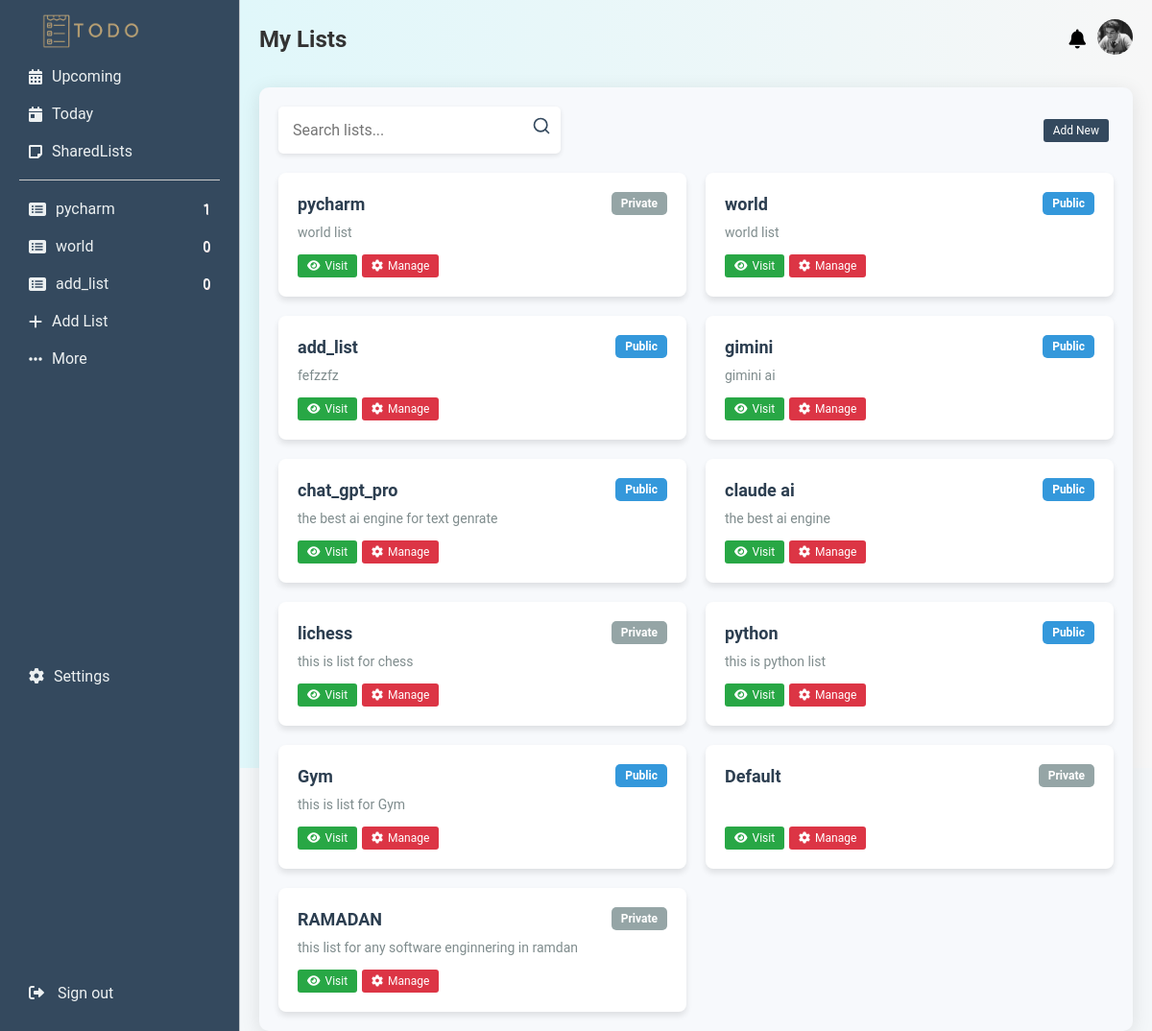
The page /my_lists/ (signed in) on the database its author committed.
### base/models.py (models this page shows, shortened)
class ToDoList(models.Model):
    id = models.UUIDField(primary_key=True, default=uuid.uuid4, editable=False)
    user = models.ForeignKey(CustomUser, on_delete=models.CASCADE, related_name='todo_lists')
    name = models.CharField(max_length=255)
    description = models.TextField()
    created_at = models.DateTimeField(auto_now_add=True)
    updated_at = models.DateTimeField(auto_now=True)
    is_private = models.BooleanField(default=True)
    icon = models.CharField(max_length=50, default='fa-list-alt')
    class Meta:
        verbose_name = "To-Do List"
        verbose_name_plural = "To-Do Lists"

### base/views.py (the view)
# urls.py: path('my_lists/', views.lists_view, name='lists_view'),
@login_required
def lists_view(request):
    custom_user = CustomUser.objects.get(user = request.user)
    search_query = request.GET.get('search','')
    if search_query:
        user_lists = ToDoList.objects.filter(user = custom_user,name__icontains=search_query).order_by('-updated_at')
    else:
        user_lists = ToDoList.objects.filter(user = custom_user).order_by('-updated_at')
    if user_lists.exists():
       return render(request,'base/user_lists.html',{'user_lists':user_lists,'title':' My Lists','search_query':search_query} )
    else:
        messages.info(request,'There is no lists')
    return render(request,'base/user_lists.html',{'user_lists':user_lists} )

### base/context_processors.py (called while the page is built)
def user_info(request):
    if request.user.is_authenticated:
        try:
            user_profile = CustomUser.objects.get(user = request.user)
            return {
                'user':user_profile,
                'image_profile':user_profile.image_profile
            }
        except:
            print('there is error ')
    return{}

def side_bare_links(request):
    if request.user.is_authenticated:
        custom_user = CustomUser.objects.get(user=request.user)
        user_last_lists = ToDoList.objects.filter(user=custom_user).annotate(task_count=Count('tasks')).order_by('-updated_at')[:3]
        return {'custom_user': custom_user, 'user_last_lists': user_last_lists}
    return {'custom_user': None, 'user_last_lists': []}

### base/templates/base/user_lists.html
{% extends 'base/base.html' %}
{% load static %}
{% block extra_css %}
<link rel="stylesheet" href="{% static 'css/user_lists.css' %}">
{% endblock extra_css %}
{% block content %}
<div class="container_user_lists">
    <div class="header">
        <div class="search-container">
            <form action="">
            <input type="text" class="search-input" name='search' placeholder="Search lists..." value='{{search_query}}'>
            <button class="search-btn" type='submit'>
                <svg xmlns="http://www.w3.org/2000/svg" width="20" height="20" viewBox="0 0 24 24" fill="none" stroke="currentColor" stroke-width="2" stroke-linecap="round" stroke-linejoin="round">
                    <circle cx="11" cy="11" r="8"></circle>
                    <line x1="21" y1="21" x2="16.65" y2="16.65"></line>
                </svg>
            </button>
        </form>
        </div>
        <a href="{% url 'create_todo_list' %}" class="btn add-list-btn">Add New</a>
    </div>
    <div class="list-container">
        {% for list in user_lists %}
            <div class="todo-list-card">
                <div class="list-header">
                    <h3>{{ list.name }}</h3>
                    <span class="list-status {% if list.is_private %}private{% else %}public{% endif %}">
                        {{ list.is_private|yesno:"Private,Public" }}
                    </span>
                </div>
                <p class="list-description">{{ list.description }}</p>
                <div class="list-actions">
                    <a href="{% url 'tasks_for_list' list_id=list.id %}" class="btn visit-btn">
                        <i class="fas fa-eye"></i>
                             Visit
                    </a>
                    <a href="{% url 'edit_todo_list' list.id %}" class="btn manage-btn">
                        <i class="fas fa-cog"></i> Manage
                    </a>
                </div>
            </div>
        {% empty %}
            <p>No lists available.</p>
        {% endfor %}
    </div>
</div>
{% endblock %}

### base/templates/base/sidebar.html (shortened to what this page needs)
{% load static %}
{% block extra_css %}
  <link rel="stylesheet" href=" {% static 'css/side_bare_hero.css' %}">
{% endblock extra_css %}
<div class="sidebar">
  <a href=" {% url 'home' %}"> <img src="{% static 'logo/todo-removebg-preview.png' %}" alt="logo" class='logo'> </a>
  <div class="tasks">
    <div class="task-item">
      <i class="fas fa-calendar-alt"></i>
      <a>Upcoming</a>
    </div>
    <div class="task-item active">
      <i class="fas fa-calendar-day"></i>
      <a href="{% url 'today_tasks' %}">Today</a>
    </div>
    <div class="task-item">
      <i class="fas fa-sticky-note"></i>
      <a href='{% url 'shared_list' %}'>SharedLists</a>
    </div>
  </div>
  <hr>
  <div class="lists">
    {% for list in user_last_lists %}
    <div class="list-item">
      <i class="fa {{list.icon}}"></i>
      <a href="{% url 'tasks_for_list' list_id=list.id %}">{{ list.name }}</a>
      <span class="task-count">{{ list.task_count }}</span>
    </div>
    {% endfor %}
    <div class="add-new-list">
        <i class="fas fa-plus"></i>
      <a href='{% url 'create_todo_list' %}'>
        Add List
      </a>
    </div>
    <div class="more-link">
      <i class="fas fa-ellipsis-h"></i>
      <a href="{% url 'lists_view' %}">More</a>
    </div>
  </div>
  <div class="settings">
    <i class="fas fa-cog"></i>
    <a>Settings</a>
  </div>
  <div class="sign-out">
    <a href="{% url 'logout' %}">
      <i class="fas fa-sign-out-alt"></i>
      <span>Sign out</span>
    </a>
  </div>
</div>

### base/static/css/style.css (style rules this page uses)
* { margin: 0; padding: 0; box-sizing: border-box; font-family: "Roboto", system-ui; }
body { font-family: Arial, sans-serif; background-color: #F4F7F9; }

### base/static/css/user_lists.css (style rules this page uses)
a { all: unset; }
.container_user_lists { max-width: 1200px; margin: 30px auto; padding: 20px; background-color: #f7f9fc; border-radius: 10px; box-shadow: 0 4px 20px rgba(0, 0, 0, 0.1); }
.header { display: flex; justify-content: space-between; align-items: center; margin-bottom: 20px; }
.search-container { display: flex; align-items: center; background-color: white; border-radius: 5px; padding: 5px; box-shadow: 0 2px 5px rgba(0, 0, 0, 0.1); }
.search-input { border: none; padding: 10px; font-size: 16px; width: 250px; outline: none; }
.search-btn { background: none; border: none; cursor: pointer; padding: 5px; }
.search-btn svg { color: #34495e; }
.add-list-btn { padding: 10px 20px; background-color: #34495e; color: white; border: none; border-radius: 5px; font-size: 16px; cursor: pointer; transition: background-color 0.3s; text-decoration: none; }
.list-container { display: grid; grid-template-columns: repeat(auto-fill, minmax(300px, 1fr)); gap: 20px; }
.todo-list-card { background-color: white; border-radius: 8px; padding: 20px; box-shadow: 0 4px 6px rgba(0, 0, 0, 0.1); display: flex; flex-direction: column; transition: transform 0.3s ease, box-shadow 0.3s ease; height: 100%; }
.list-header { display: flex; justify-content: space-between; align-items: center; margin-bottom: 10px; }
.todo-list-card h3 { margin: 0; color: #2c3e50; font-size: 18px; font-weight: bold; }
.list-status { padding: 5px 10px; border-radius: 5px; font-size: 12px; font-weight: bold; }
.list-status.public { background-color: #3498db; color: white; }
.list-status.private { background-color: #95a5a6; color: white; }
.list-description { margin: 0 0 15px; color: #7f8c8d; font-size: 14px; flex-grow: 1; overflow: hidden; display: -webkit-box; -webkit-line-clamp: 3; -webkit-box-orient: vertical; }
.list-actions { display: flex; justify-content: flex-start; margin-top: auto; }
.btn { padding: 5px 10px; border: none; border-radius: 3px; font-size: 12px; cursor: pointer; transition: background-color 0.3s; text-decoration: none; display: flex; align-items: center; margin-right: 5px; }
.visit-btn { background-color: #28a745; color: white; }
.visit-btn i { margin-right: 5px; }
.manage-btn { background-color: #dc3545; color: white; }
.manage-btn i { margin-right: 5px; }

### base/static/css/side_bare_hero.css (style rules this page uses)
.logo { height: 35px; width: auto; margin-top: -5px; margin-bottom: 6px; }
a { text-decoration: none; }
.sidebar { background-color: #34495E; border-right: 1px solid #BDC3C7; padding: 20px; width: 250px; display: flex; flex-direction: column; position: fixed; height: 100%; top: 0; left: 0; overflow-y: auto; z-index: 1000; }
.tasks .task-item, .lists .list-item, .tags .tag-item , .add-new-list, .add-new-tag, .settings, .sign-out { display: flex; align-items: center; padding: 10px; border-radius: 8px; cursor: pointer; -webkit-border-radius: 8px; -moz-border-radius: 8px; -ms-border-radius: 8px; -o-border-radius: 8px; }
.tasks .task-item i, .lists .list-item i, .tags .tag-item i { margin-right: 10px; font-size: 16px; }
.tasks .task-item .task-count, .lists .list-item .task-count { margin-left: auto; font-size: 14px; color: #ffffff; text-shadow: 0.5px 0.5px #ffe6e6; }
.add-new-list, .add-new-tag, .more-link { display: flex; align-items: center; padding: 10px; border-radius: 5px; cursor: pointer; color: #666; text-decoration: none; }
.add-new-list i, .add-new-tag i, .more-link i { margin-right: 10px; font-size: 16px; }
.settings, .sign-out { display: flex; align-items: center; padding: 10px; border-radius: 5px; cursor: pointer; color: #666; margin-top: auto; }
.settings i, .sign-out i { margin-right: 10px; font-size: 16px; }
.sidebar a, .sidebar i { color: #ECF0F1; }
.task-count { color: #BDC3C7; }
.sidebar i { color: #ECF0F1; }
hr { border: none; border-top: 1px solid #ccc; margin: 10px 0; }

### rows shown on the page
ToDoList: name "pycharm", task_count "1", is_private "Private", description "world list"
ToDoList: name "world", task_count "0", is_private "Public", description "world list"
ToDoList: name "add_list", task_count "0", is_private "Public", description "fefzzfz"
ToDoList: name "gimini", is_private "Public", description "gimini ai"
ToDoList: name "chat_gpt_pro", is_private "Public", description "the best ai engine for text genrate"
ToDoList: name "claude ai", is_private "Public", description "the best ai engine"
ToDoList: name "lichess", is_private "Private", description "this is list for chess"
ToDoList: name "python", is_private "Public", description "this is python list"
ToDoList: name "Gym", is_private "Public", description "this is list for Gym"
ToDoList: name "Default", is_private "Private"
ToDoList: name "RAMADAN", is_private "Private", description "this list for any software enginnering in ramdan"

### other values the page prints
{{ title }} "My Lists"
